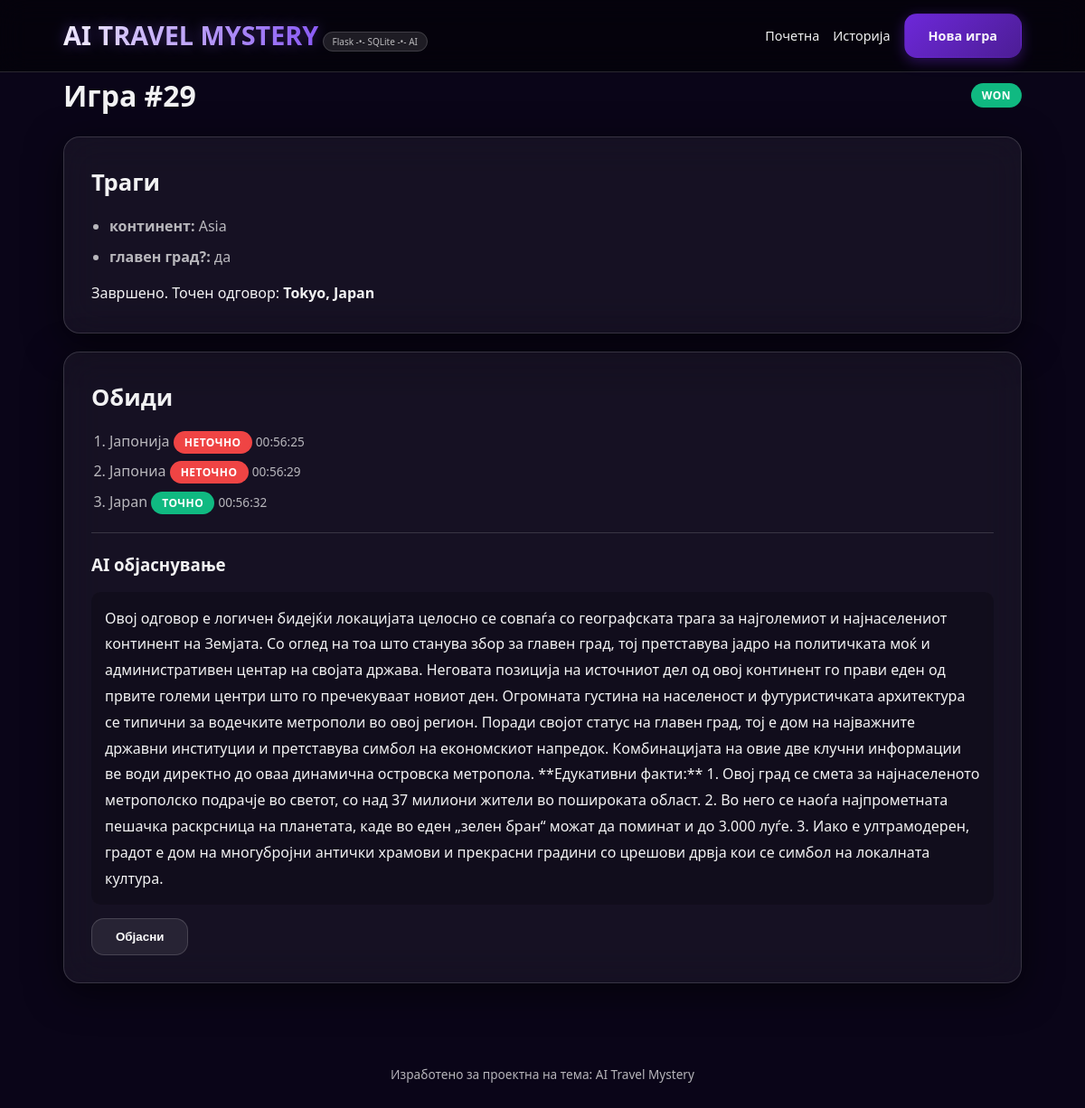
The app's page /games/29 with its own data.
### models.py (models this page shows)
class Game(Base):
    __tablename__ = "games"
    id = Column(Integer, primary_key=True)
    target_country = Column(String(120), nullable=False)
    target_city = Column(String(120), nullable=False)
    clues_json = Column(Text, nullable=False)
    difficulty = Column(String(20), nullable=False, default="easy")
    status = Column(String(20), nullable=False, default="active")
    ai_explanation = Column(Text, nullable=True)
    created_at = Column(DateTime, default=datetime.utcnow, nullable=False)
    guesses = relationship("Guess", back_populates="game", cascade="all, delete-orphan")

class Guess(Base):
    __tablename__ = "guesses"
    id = Column(Integer, primary_key=True)
    game_id = Column(Integer, ForeignKey("games.id"), nullable=False)
    guess_text = Column(String(120), nullable=False)
    is_correct = Column(Boolean, default=False, nullable=False)
    created_at = Column(DateTime, default=datetime.utcnow, nullable=False)
    game = relationship("Game", back_populates="guesses")

### app.py (the view)
@app.get("/games/<int:game_id>")
def game_detail(game_id: int):
    game = session.get(Game, game_id)
    if not game:
        return "Не постои игра со ова ID!", 404
    guesses = session.execute(
        select(Guess).where(Guess.game_id == game.id).order_by(Guess.created_at.asc())
    ).scalars().all()
    return render_template(
        "game_detail.html",
        game=game,
        guesses=guesses,
        clues=json.loads(game.clues_json),
    )

### templates/game_detail.html (shortened to what this page needs)
{% extends "base.html" %}
{% block content %}
<div class="row between">
  <h1>Игра #{{ game.id }}</h1>
  <span class="pill pill-{{ game.status }}">{{ game.status }}</span>
</div>
<div class="grid-2">
  <section class="card">
    <h2>Траги</h2>
    <ul class="ul">
      {% for k, v in clues.items() %}
        <li><strong>{{ k }}:</strong> {{ v }}</li>
      {% endfor %}
    </ul>
    {% if game.status == "active" %}
      <form class="form row gap" method="post" action="{{ url_for('submit_guess', game_id=game.id) }}">
        <input name="guess" placeholder="Внеси град или држава..." />
        <button class="btn btn-primary" type="submit">Провери</button>
      </form>
      <p class="muted small">Можеш да внесеш или град или држава.</p>
    {% else %}
      <div class="alert alert-success">
        Завршено. Точен одговор: <strong>{{ game.target_city }}, {{ game.target_country }}</strong>
      </div>
    {% endif %}
  </section>
  <section class="card">
    <h2>Обиди</h2>
    {% if not guesses %}
      <p class="muted">Сè уште немаш обиди.</p>
    {% else %}
      <ol class="ol">
        {% for g in guesses %}
          <li>
            {{ g.guess_text }}
            {% if g.is_correct %}
              <span class="pill pill-won">точно</span>
            {% else %}
              <span class="pill pill-lost">неточно</span>
            {% endif %}
            <span class="muted small">{{ g.created_at.strftime("%H:%M:%S") }}</span>
          </li>
        {% endfor %}
      </ol>
    {% endif %}
    <hr class="hr" />
    <h3>AI објаснување</h3>
    {% if game.ai_explanation %}
      <div class="prose">{{ game.ai_explanation }}</div>
    {% else %}
      <p class="muted small">Немаш AI објаснување уште.</p>
    {% endif %}
    <form method="post" action="{{ url_for('ai_action') }}">
      <button class="btn" type="submit">Објасни</button>
    </form>
  </section>
</div>
{% endblock %}

### static/css/style.css (style rules this page uses)
:root { --bg-dark: #0a0518; --accent-purple: #8b5cf6; --accent-pink: #ff50be; --glass: rgba(255, 255, 255, 0.05); --glass-border: rgba(255, 255, 255, 0.15); --text-white: rgba(255, 255, 255, 0.95); --text-muted: rgba(255, 255, 255, 0.7); --radius: 18px; }
* { box-sizing: border-box; margin: 0; padding: 0; }
body { font-family: 'Segoe UI', Roboto, Helvetica, Arial, sans-serif; background: var(--bg-dark) url("../images/slika1.jpg.png") no-repeat center center fixed; background-size: cover; color: var(--text-white); min-height: 100vh; line-height: 1.6; }
.btn { padding: 12px 26px; border-radius: 14px; font-weight: 700; cursor: pointer; transition: all 0.2s ease; text-decoration: none; display: inline-block; border: 1px solid transparent; text-align: center; }
.btn:not(.btn-primary) { background: rgba(255, 255, 255, 0.08); color: white; border: 1px solid var(--glass-border); }
.card { background: var(--glass); backdrop-filter: blur(20px); border: 1px solid var(--glass-border); border-radius: var(--radius); padding: 30px; margin-top: 20px; box-shadow: 0 10px 40px rgba(0,0,0,0.6); }
.card h2 { margin-bottom: 15px; font-size: 1.6rem; }
.ol, .ul { padding-left: 20px; margin-bottom: 15px; }
.ol li, .ul li { margin-bottom: 8px; color: var(--text-muted); }
.between { display: flex; justify-content: space-between; align-items: center; }
.pill { padding: 4px 12px; border-radius: 20px; font-size: 0.75rem; text-transform: uppercase; font-weight: 900; letter-spacing: 0.5px; }
.pill-won, .pill-completed { background: #10b981; color: #fff; }
.pill-lost { background: #ef4444; color: #fff; }
.prose { line-height: 1.8; color: var(--text-white); padding: 15px; background: rgba(0,0,0,0.2); border-radius: 10px; margin: 15px 0; }
.muted { color: var(--text-muted); }
.small { font-size: 0.85rem; }
.hr { border: 0; border-top: 1px solid var(--glass-border); margin: 20px 0; }

### records on screen
Game: id "29", status "WON", target_city "Tokyo", target_country "Japan", ai_explanation "Овој одговор е логичен бидејќи локацијата целосно се совпаѓа со географската трага за најголемиот и најнаселениот континент на Земјата. Со оглед на тоа што станува збор за главен град, тој претставува јадро на политичката моќ и административен центар на својата држава. Неговата позиција на источниот дел од овој континент го прави еден од првите големи центри што го пречекуваат новиот ден. Огромната густина на населеност и футуристичката архитектура се типични за водечките метрополи во овој регион. Поради својот статус на главен град, тој е дом на најважните државни институции и претставува симбол на економскиот напредок. Комбинацијата на овие две клучни информации ве води директно до оваа…"
Guess: guess_text "Јапонија", is_correct "НЕТОЧНО", created_at "00:56:25"
Guess: guess_text "Јапониа", is_correct "НЕТОЧНО", created_at "00:56:29"
Guess: guess_text "Japan", is_correct "ТОЧНО", created_at "00:56:32"

### other values on screen
{{ k }} "континент" "главен град?"
{{ v }} "Asia" "да"
